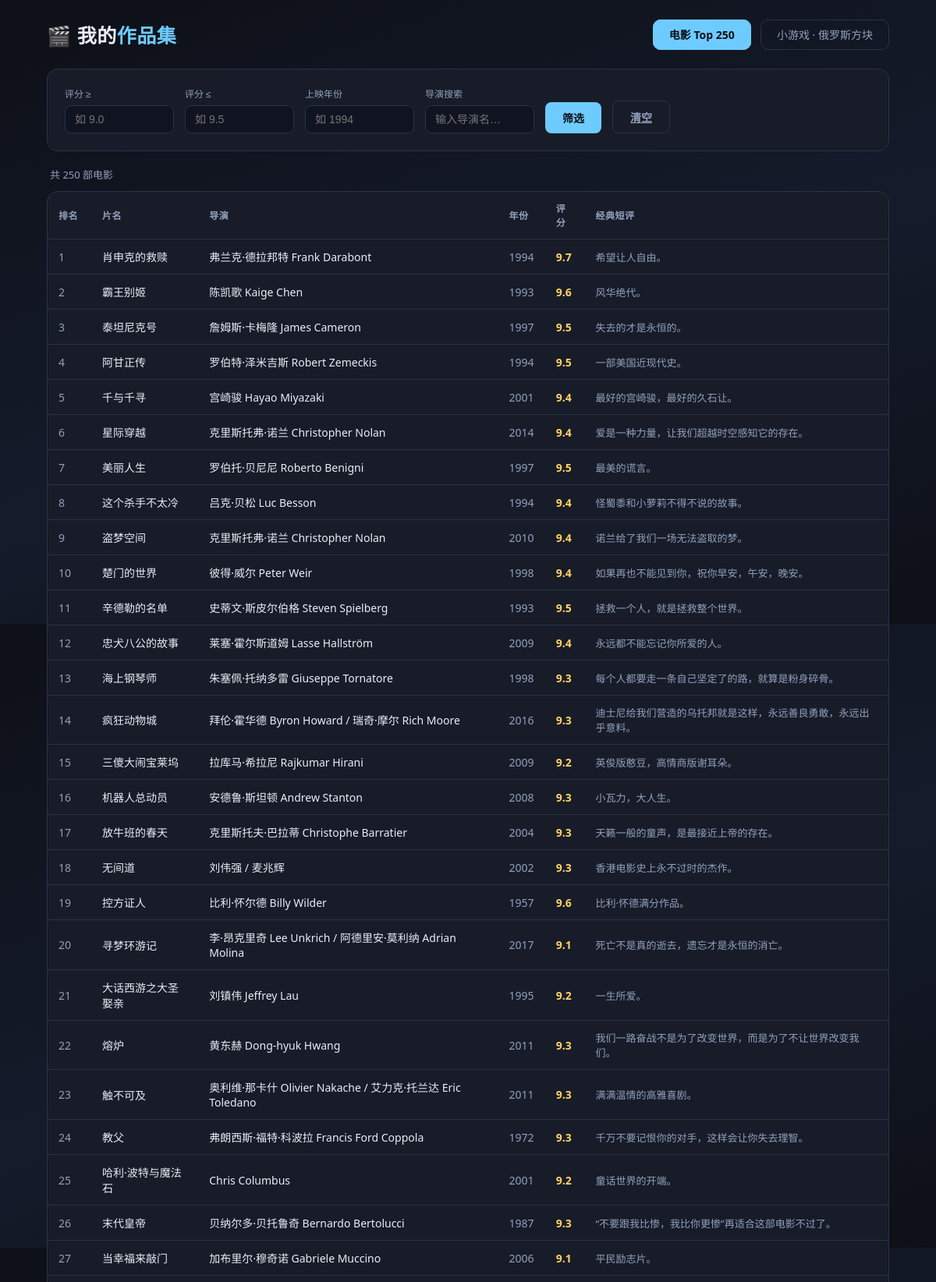
The page / (upper part) on the database its author committed.
### tables this page shows
CREATE TABLE movies (
            rank     INTEGER PRIMARY KEY,
            title    TEXT NOT NULL,
            director TEXT NOT NULL,
            year     INTEGER,
            rating   REAL,
            quote    TEXT
        );

### app.py (the view)
@app.route("/")
def index():
    rating_min = request.args.get("rating_min", type=float)
    rating_max = request.args.get("rating_max", type=float)
    year = request.args.get("year", type=int)
    q = request.args.get("q", "").strip()
    sql = "SELECT * FROM movies WHERE 1=1"
    params = []
    if rating_min is not None:
        sql += " AND rating >= ?"
        params.append(rating_min)
    if rating_max is not None:
        sql += " AND rating <= ?"
        params.append(rating_max)
    if year:
        sql += " AND year = ?"
        params.append(year)
    if q:
        sql += " AND director LIKE ?"
        params.append(f"%{q}%")
    sql += " ORDER BY rank"
    movies = get_db().execute(sql, params).fetchall()
    return render_template(
        "index.html",
        movies=movies,
        q=q,
        rating_min=rating_min,
        rating_max=rating_max,
        year=year,
    )

### app.py (called while the page is built)
def get_db():
    if "db" not in g:
        g.db = sqlite3.connect(DB_PATH)
        g.db.row_factory = sqlite3.Row
    return g.db

### templates/index.html (shortened to what this page needs)
<!DOCTYPE html>
<html lang="zh-CN">
<head>
</head>
<body>
<div class="wrap">
  <header>
    <div class="logo">🎬 我的<span>作品集</span></div>
    <nav>
      <a href="/" class="active">电影 Top 250</a>
      <a href="/tetris">小游戏 · 俄罗斯方块</a>
    </nav>
  </header>
  <div class="card">
    <form method="get" action="/">
      <div class="field">
        <label>评分 ≥</label>
        <input type="number" name="rating_min" min="0" max="10" step="0.1"
               value="{{ rating_min or '' }}" placeholder="如 9.0">
      </div>
      <div class="field">
        <label>评分 ≤</label>
        <input type="number" name="rating_max" min="0" max="10" step="0.1"
               value="{{ rating_max or '' }}" placeholder="如 9.5">
      </div>
      <div class="field">
        <label>上映年份</label>
        <input type="number" name="year" min="1900" max="2030"
               value="{{ year or '' }}" placeholder="如 1994">
      </div>
      <div class="field">
        <label>导演搜索</label>
        <input type="text" name="q" value="{{ q }}" placeholder="输入导演名…">
      </div>
      <button class="btn" type="submit">筛选</button>
      <a class="btn ghost" href="/">清空</a>
    </form>
  </div>
  <p class="count">共 {{ movies|length }} 部电影</p>
  <div class="card table-wrap">
    {% if movies %}
    <table>
      <thead>
        <tr><th>排名</th><th>片名</th><th>导演</th><th>年份</th><th>评分</th><th>经典短评</th></tr>
      </thead>
      <tbody>
      {% for m in movies %}
        <tr>
          <td class="rank">{{ m.rank }}</td>
          <td>{{ m.title }}</td>
          <td>{{ m.director }}</td>
          <td class="year">{{ m.year }}</td>
          <td class="rating">{{ '%.1f'|format(m.rating) }}</td>
          <td class="quote">{{ m.quote or '—' }}</td>
        </tr>
      {% endfor %}
      </tbody>
    </table>
    {% else %}
    <div class="empty">😢 没有符合条件的电影，换个条件试试吧</div>
    {% endif %}
  </div>
</div>
</body>
</html>

### templates/index.html (style rules this page uses)
:root { --bg: #0d1017; --card: #171c28; --border: #2a3245; --text: #e8edf7; --muted: #93a0bd; --accent: #6ecbff; --gold: #ffd166; }
* { margin: 0; padding: 0; box-sizing: border-box; }
body { font-family: "Microsoft YaHei", "PingFang SC", "Segoe UI", sans-serif; background: linear-gradient(160deg, #0d1017, #151b2b 55%, #0d1017); color: var(--text); min-height: 100vh; }
.wrap { max-width: 1120px; margin: 0 auto; padding: 26px 20px 70px; }
header { display: flex; align-items: center; justify-content: space-between; flex-wrap: wrap; gap: 12px; margin-bottom: 26px; }
.logo { font-size: 25px; font-weight: 800; letter-spacing: .5px; }
.logo span { color: var(--accent); }
nav a { color: var(--muted); text-decoration: none; padding: 9px 20px; border-radius: 10px; border: 1px solid var(--border); margin-left: 8px; font-size: 14px; transition: .2s; }
nav a:hover, nav a.active { color: #0d1017; background: var(--accent); border-color: var(--accent); font-weight: 600; }
.card { background: var(--card); border: 1px solid var(--border); border-radius: 14px; padding: 22px; margin-bottom: 20px; }
form { display: flex; flex-wrap: wrap; gap: 14px; align-items: flex-end; }
.field { display: flex; flex-direction: column; gap: 6px; }
.field label { font-size: 12px; color: var(--muted); }
input { background: #0f1420; border: 1px solid var(--border); color: var(--text); padding: 9px 12px; border-radius: 8px; font-size: 14px; outline: none; width: 140px; }
.btn { background: var(--accent); color: #0d1017; border: none; padding: 10px 22px; border-radius: 8px; font-size: 14px; font-weight: 700; cursor: pointer; transition: .2s; }
.btn.ghost { background: transparent; color: var(--muted); border: 1px solid var(--border); }
.count { color: var(--muted); font-size: 13px; margin: 2px 4px 12px; }
.table-wrap { padding: 0; overflow: hidden; }
table { width: 100%; border-collapse: collapse; font-size: 14px; }
th, td { padding: 12px 14px; text-align: left; border-bottom: 1px solid var(--border); }
th { color: var(--muted); font-weight: 600; font-size: 12px; letter-spacing: .5px; }
.rank { color: var(--muted); width: 56px; }
.rating { font-weight: 700; color: var(--gold); white-space: nowrap; }
.year { color: var(--muted); white-space: nowrap; }
.quote { color: var(--muted); font-size: 13px; }

### rows shown on the page
movies: rank "1", title "肖申克的救赎", director "弗兰克·德拉邦特 Frank Darabont", year "1994", rating "9.7", quote "希望让人自由。"
movies: rank "2", title "霸王别姬", director "陈凯歌 Kaige Chen", year "1993", rating "9.6", quote "风华绝代。"
movies: rank "3", title "泰坦尼克号", director "詹姆斯·卡梅隆 James Cameron", year "1997", rating "9.5", quote "失去的才是永恒的。"
movies: rank "4", title "阿甘正传", director "罗伯特·泽米吉斯 Robert Zemeckis", year "1994", rating "9.5", quote "一部美国近现代史。"
movies: rank "5", title "千与千寻", director "宫崎骏 Hayao Miyazaki", year "2001", rating "9.4", quote "最好的宫崎骏，最好的久石让。"
movies: rank "6", title "星际穿越", director "克里斯托弗·诺兰 Christopher Nolan", year "2014", rating "9.4", quote "爱是一种力量，让我们超越时空感知它的存在。"
movies: rank "7", title "美丽人生", director "罗伯托·贝尼尼 Roberto Benigni", year "1997", rating "9.5", quote "最美的谎言。"
movies: rank "8", title "这个杀手不太冷", director "吕克·贝松 Luc Besson", year "1994", rating "9.4", quote "怪蜀黍和小萝莉不得不说的故事。"
movies: rank "9", title "盗梦空间", director "克里斯托弗·诺兰 Christopher Nolan", year "2010", rating "9.4", quote "诺兰给了我们一场无法盗取的梦。"
movies: rank "10", title "楚门的世界", director "彼得·威尔 Peter Weir", year "1998", rating "9.4", quote "如果再也不能见到你，祝你早安，午安，晚安。"
movies: rank "11", title "辛德勒的名单", director "史蒂文·斯皮尔伯格 Steven Spielberg", year "1993", rating "9.5", quote "拯救一个人，就是拯救整个世界。"
movies: rank "12", title "忠犬八公的故事", director "莱塞·霍尔斯道姆 Lasse Hallström", year "2009", rating "9.4", quote "永远都不能忘记你所爱的人。"
movies: rank "13", title "海上钢琴师", director "朱塞佩·托纳多雷 Giuseppe Tornatore", year "1998", rating "9.3", quote "每个人都要走一条自己坚定了的路，就算是粉身碎骨。"
movies: rank "14", title "疯狂动物城", director "拜伦·霍华德 Byron Howard / 瑞奇·摩尔 Rich Moore", year "2016", rating "9.3", quote "迪士尼给我们营造的乌托邦就是这样，永远善良勇敢，永远出乎意料。"
movies: rank "15", title "三傻大闹宝莱坞", director "拉库马·希拉尼 Rajkumar Hirani", year "2009", rating "9.2", quote "英俊版憨豆，高情商版谢耳朵。"
movies: rank "16", title "机器人总动员", director "安德鲁·斯坦顿 Andrew Stanton", year "2008", rating "9.3", quote "小瓦力，大人生。"
movies: rank "17", title "放牛班的春天", director "克里斯托夫·巴拉蒂 Christophe Barratier", year "2004", rating "9.3", quote "天籁一般的童声，是最接近上帝的存在。"
movies: rank "18", title "无间道", director "刘伟强 / 麦兆辉", year "2002", rating "9.3", quote "香港电影史上永不过时的杰作。"
movies: rank "19", title "控方证人", director "比利·怀尔德 Billy Wilder", year "1957", rating "9.6", quote "比利·怀德满分作品。"
movies: rank "20", title "寻梦环游记", director "李·昂克里奇 Lee Unkrich / 阿德里安·莫利纳 Adrian Molina", year "2017", rating "9.1", quote "死亡不是真的逝去，遗忘才是永恒的消亡。"
movies: rank "21", title "大话西游之大圣娶亲", director "刘镇伟 Jeffrey Lau", year "1995", rating "9.2", quote "一生所爱。"
movies: rank "22", title "熔炉", director "黄东赫 Dong-hyuk Hwang", year "2011", rating "9.3", quote "我们一路奋战不是为了改变世界，而是为了不让世界改变我们。"
movies: rank "23", title "触不可及", director "奥利维·那卡什 Olivier Nakache / 艾力克·托兰达 Eric Toledano", year "2011", rating "9.3", quote "满满温情的高雅喜剧。"
movies: rank "24", title "教父", director "弗朗西斯·福特·科波拉 Francis Ford Coppola", year "1972", rating "9.3", quote "千万不要记恨你的对手，这样会让你失去理智。"
movies: rank "25", title "哈利·波特与魔法石", director "Chris Columbus", year "2001", rating "9.2", quote "童话世界的开端。"
movies: rank "26", title "末代皇帝", director "贝纳尔多·贝托鲁奇 Bernardo Bertolucci", year "1987", rating "9.3", quote "“不要跟我比惨，我比你更惨”再适合这部电影不过了。"
movies: rank "27", title "当幸福来敲门", director "加布里尔·穆奇诺 Gabriele Muccino", year "2006", rating "9.1", quote "平民励志片。"

### other values the page prints
{{ movies|length }} "250"
